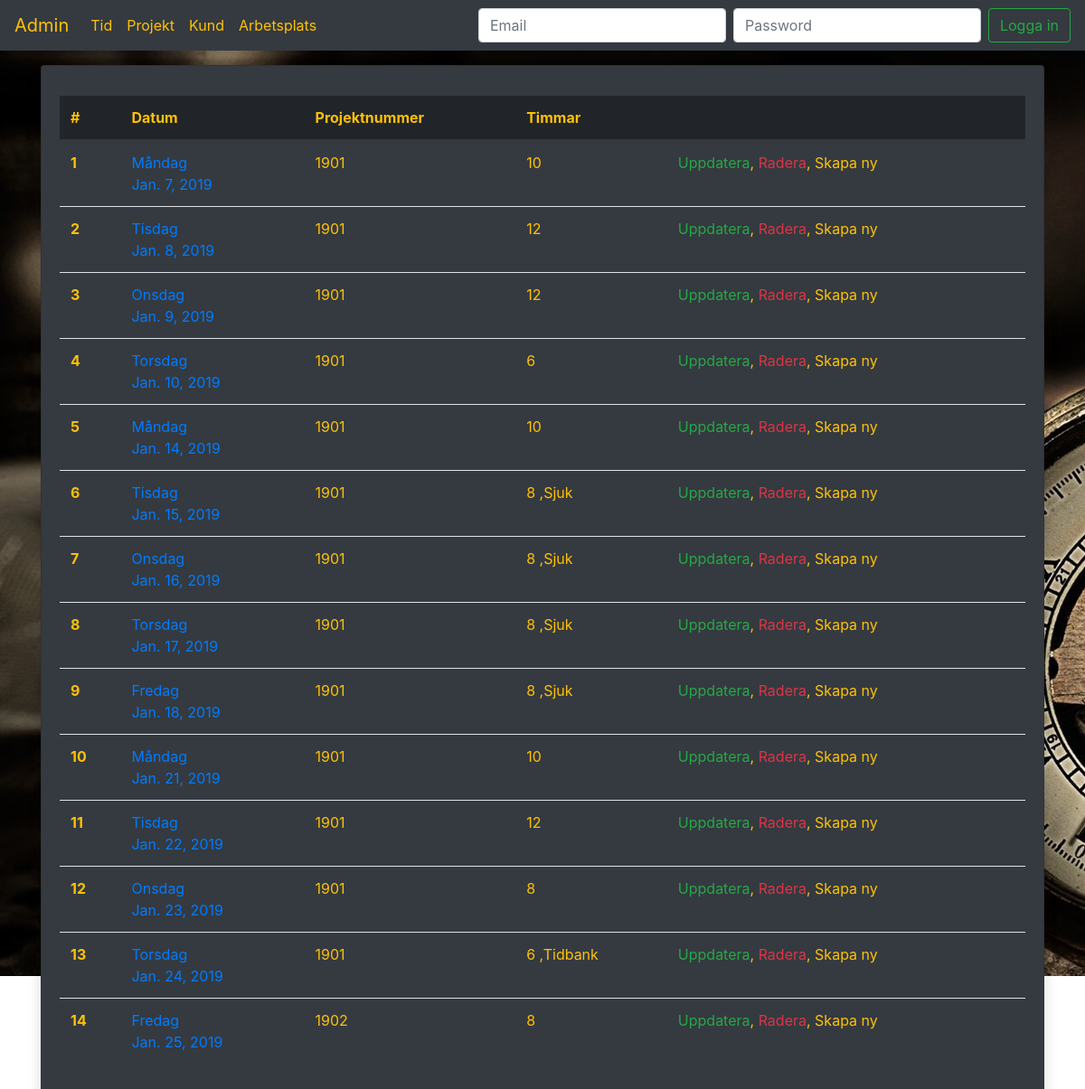
Page /tid/list/ on the committed database.
### tid_rapport/models.py (models this page shows, shortened)
class Tid(models.Model):
    datum = models.DateField()
    projektnr = models.ForeignKey("Projekt", on_delete=models.CASCADE)
    timmar = models.IntegerField(default=0)
    arbete = models.BooleanField(default=True)
    sjuk = models.BooleanField(default=False)
    tidbank = models.BooleanField(default=False)
    def get_weekday(self):
        weekday = datetime.date.weekday(self.datum)
        if weekday == 0:
            return "Måndag"
        elif weekday == 1:
            return "Tisdag"
        elif weekday == 2:
            return "Onsdag"
        elif weekday == 3:
            return "Torsdag"
        elif weekday == 4:
            return "Fredag"
        elif weekday == 5:
            return "Lördag"
        elif weekday == 6:
            return "Söndag"
    def get_absolute_url(self):
        return reverse("tid_rapport:tid_detail", kwargs={"pk": self.pk})

class Projekt(models.Model):
    projektnr = models.IntegerField(default=1900)
    arbetsplats = models.ForeignKey("Arbetsplats", on_delete=models.CASCADE, null=True)
    kund = models.ForeignKey("Kund", on_delete=models.CASCADE, null=True)
    def __str__(self):
        return str(self.projektnr)

### tid_rapport/views.py (the view)
# urls.py: path("tid/list/", TidList.as_view(), name="tid_list"),
class TidList(ListView):
    template_name = "tid/tid_list.html"
    model = Tid
    context_object_name = "tider"

### tid_rapport/templates/tid/tid_list.html (shortened to what this page needs)
{% extends 'base.html' %}
    {% block body_block %}
        <table class="table table-hover">
            <thead class="thead-dark">
                <tr>
                    <th class="text-warning" scope="col">#</th>
                    <th class="text-warning" scope="col">Datum</th>
                    <th class="text-warning" scope="col">Projektnummer</th>
                    <th class="text-warning" scope="col">Timmar</th>
                    <th class="text-warning" scope="col"></th>
                </tr>
            </thead>
            <tbody>
                {% for tid in tider %}
                    <tr>
                        <th scope="col">{{ forloop.counter }}</th>
                        <td><a href="{{ tid.get_absolute_url }}">{{ tid.get_weekday }}<br>{{ tid.datum }}</a></td>
                        <td>{{ tid.projektnr }}</td>
                        <td>{{ tid.timmar }}
                            {% if tid.sjuk %}
                                ,Sjuk
                            {% elif tid.tidbank %}
                                ,Tidbank
                            {% endif %}
                        </td>
                        <td><a class="text-success" href="{{ tid.get_absolute_url }}update/">Uppdatera</a>,
                            <a class="text-danger" href="{{ tid.get_absolute_url }}delete/">Radera</a>,
                            <a class="text-warning" href="{% url 'tid_rapport:tid_create' %}">Skapa ny</a>
                        </td>
                    </tr>
                {% endfor %}
            </tbody>
        </table>
    {% endblock %}

### tid_rapport/static/tid_rapport/css/style.css (style rules this page uses)
body { background: white url("../img/clock.jpg") no-repeat; }

### rows in the picture
Tid: get_weekday "Måndag", datum "Jan. 7, 2019", projektnr "1901", timmar "10"
Tid: get_weekday "Tisdag", datum "Jan. 8, 2019", projektnr "1901", timmar "12"
Tid: get_weekday "Onsdag", datum "Jan. 9, 2019", projektnr "1901", timmar "12"
Tid: get_weekday "Torsdag", datum "Jan. 10, 2019", projektnr "1901", timmar "6"
Tid: get_weekday "Måndag", datum "Jan. 14, 2019", projektnr "1901", timmar "10"
Tid: get_weekday "Tisdag", datum "Jan. 15, 2019", projektnr "1901", timmar "8", sjuk ",Sjuk"
Tid: get_weekday "Onsdag", datum "Jan. 16, 2019", projektnr "1901", timmar "8", sjuk ",Sjuk"
Tid: get_weekday "Torsdag", datum "Jan. 17, 2019", projektnr "1901", timmar "8", sjuk ",Sjuk"
Tid: get_weekday "Fredag", datum "Jan. 18, 2019", projektnr "1901", timmar "8", sjuk ",Sjuk"
Tid: get_weekday "Måndag", datum "Jan. 21, 2019", projektnr "1901", timmar "10"
Tid: get_weekday "Tisdag", datum "Jan. 22, 2019", projektnr "1901", timmar "12"
Tid: get_weekday "Onsdag", datum "Jan. 23, 2019", projektnr "1901", timmar "8"
Tid: get_weekday "Torsdag", datum "Jan. 24, 2019", projektnr "1901", timmar "6", sjuk ",Tidbank"
Tid: get_weekday "Fredag", datum "Jan. 25, 2019", projektnr "1902", timmar "8"
